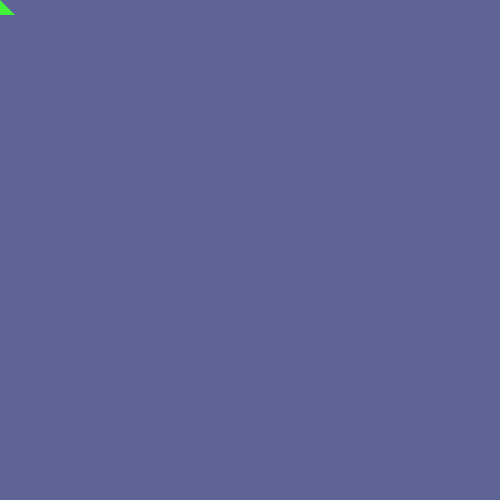
Frame 1 (no input)
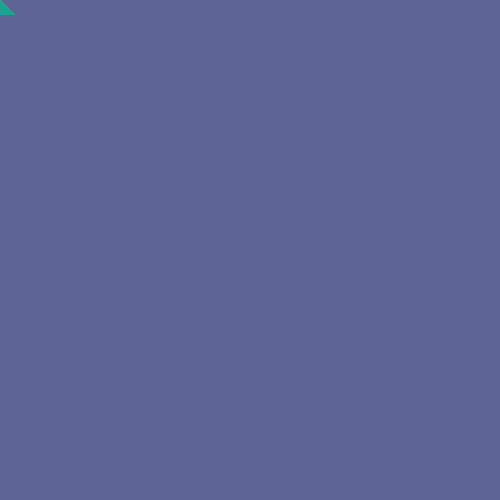
Frame 60 (the mouse pressed at the canvas centre just before this capture)
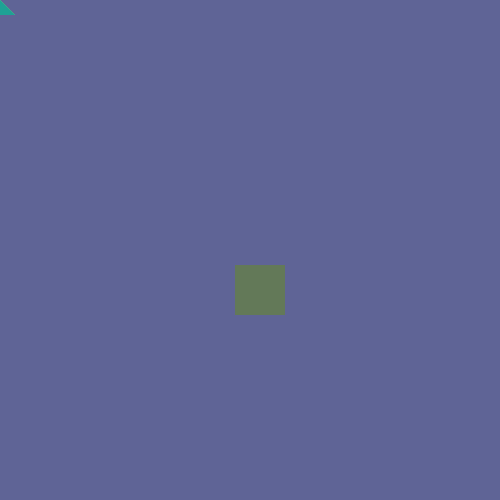
Frame 120 (the mouse held since frame 60 and released just before this capture)

The Processing sketch that drew these frames (run headless with seeded random() and noise(); from frame 60 on, the mouse is pressed at the canvas centre):

// Processing sketch: processing_78036
// ── processing_78036.pde

//FET PER ADRIÀ SÁNCHEZ GALLEGO
void setup()
{
  random (70,80);
  background(95,100,150);
 size(500,500);
 smooth();
 noStroke();
}
void draw()
{
 
  fill(mouseX,mouseY,mouseX,20);
  if (mousePressed == true) {
    fill(random(0,255),random(0,255),random(0,255));
    rect(mouseX-15,mouseY+15,50,50);
    rect(mouseX-15,mouseY+15,50,50);  
}
    else {
      fill(random(0,255),random(0,255),random(0,255));
      triangle(mouseX, mouseY, mouseX-15, mouseY+15, mouseX+15, mouseY+15);
          
    }
   
 
  if (mousePressed && (mouseButton == LEFT)){
    fill(0);
  } else {
    fill(255);
  }
  if (mousePressed && (mouseButton == RIGHT )){
    fill(50,75,80);
  } else {
    fill(255);
  }
}
   
